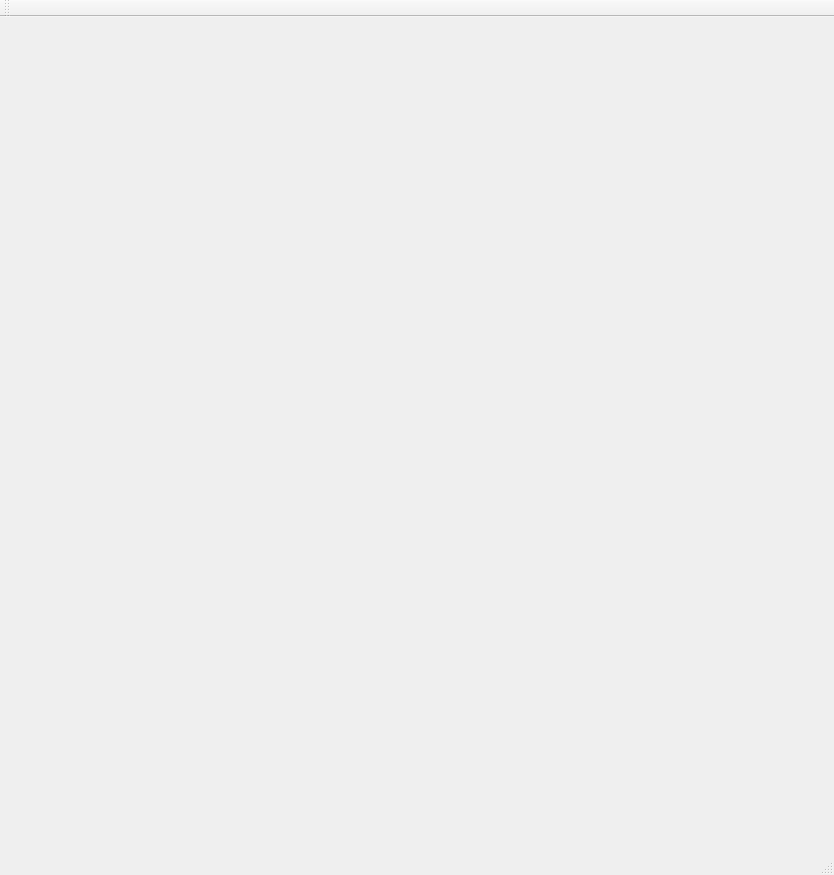
<?xml version="1.0" encoding="UTF-8"?>
<ui version="4.0">
 <class>ToolboxMain</class>
 <widget class="QMainWindow" name="ToolboxMain">
  <property name="geometry">
   <rect>
    <x>0</x>
    <y>0</y>
    <width>834</width>
    <height>875</height>
   </rect>
  </property>
  <property name="windowTitle">
   <string>ToolboxMain</string>
  </property>
  <widget class="QWidget" name="centralWidget"/>
  <widget class="QMenuBar" name="menuBar">
   <property name="geometry">
    <rect>
     <x>0</x>
     <y>0</y>
     <width>834</width>
     <height>22</height>
    </rect>
   </property>
  </widget>
  <widget class="QToolBar" name="mainToolBar">
   <attribute name="toolBarArea">
    <enum>TopToolBarArea</enum>
   </attribute>
   <attribute name="toolBarBreak">
    <bool>false</bool>
   </attribute>
  </widget>
  <widget class="QStatusBar" name="statusBar"/>
  <action name="action_Open">
   <property name="text">
    <string>&amp;Open...</string>
   </property>
  </action>
  <action name="action_About">
   <property name="text">
    <string>&amp;About...</string>
   </property>
  </action>
 </widget>
 <layoutdefault spacing="6" margin="11"/>
 <resources/>
 <connections/>
</ui>
